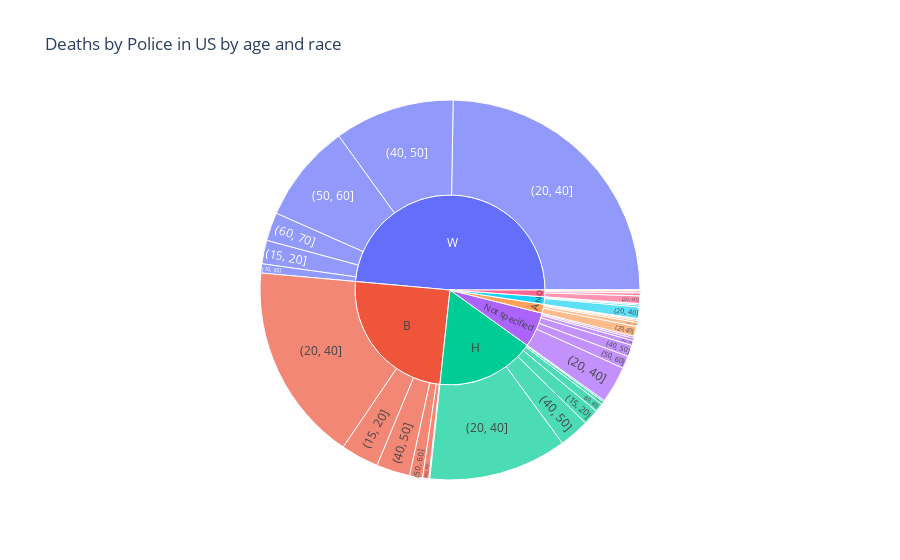

The notebook cell this image was saved under:
### Code cell
sun_chart = px.sunburst(deaths_race_age_new,
                        path=['race', 'age'],
                        values=deaths_race_age_new.id.values,
                        title='Deaths by Police in US by age and race',
                        labels={"values": "Number of deaths"})
sun_chart.show()

### Figure 1 — Plotly figure (JSON) as saved in the notebook; plotly's stock layout.template omitted (floating-point values rounded to 4 significant figures)
{"data": [{"branchvalues": "total", "domain": {"x": [0, 1], "y": [0, 1]}, "hovertemplate": "labels=%{label}<br>Number of deaths=%{value}<br>parent=%{parent}<br>id=%{id}<extra></extra>", "ids": ["A/(15, 20]", "B/(15, 20]", "H/(15, 20]", "N/(15, 20]", "Not specified/(15, 20]", "O/(15, 20]", "W/(15, 20]", "A/(20, 40]", "B/(20, 40]", "H/(20, 40]", "N/(20, 40]", "Not specified/(20, 40]", "O/(20, 40]", "W/(20, 40]", "A/(40, 50]", "B/(40, 50]", "H/(40, 50]", "N/(40, 50]", "Not specified/(40, 50]", "O/(40, 50]", "W/(40, 50]", "A/(50, 60]", "B/(50, 60]", "H/(50, 60]", "N/(50, 60]", "Not specified/(50, 60]", "O/(50, 60]", "W/(50, 60]", "A/(60, 70]", "B/(60, 70]", "H/(60, 70]", "N/(60, 70]", "Not specified/(60, 70]", "O/(60, 70]", "W/(60, 70]", "A/(70, 95]", "B/(70, 95]", "H/(70, 95]", "N/(70, 95]", "Not specified/(70, 95]", "O/(70, 95]", "W/(70, 95]", "A", "B", "H", "N", "Not specified", "O", "W"], "labels": ["(15, 20]", "(15, 20]", "(15, 20]", "(15, 20]", "(15, 20]", "(15, 20]", "(15, 20]", "(20, 40]", "(20, 40]", "(20, 40]", "(20, 40]", "(20, 40]", "(20, 40]", "(20, 40]", "(40, 50]", "(40, 50]", "(40, 50]", "(40, 50]", "(40, 50]", "(40, 50]", "(40, 50]", "(50, 60]", "(50, 60]", "(50, 60]", "(50, 60]", "(50, 60]", "(50, 60]", "(50, 60]", "(60, 70]", "(60, 70]", "(60, 70]", "(60, 70]", "(60, 70]", "(60, 70]", "(60, 70]", "(70, 95]", "(70, 95]", "(70, 95]", "(70, 95]", "(70, 95]", "(70, 95]", "(70, 95]", "A", "B", "H", "N", "Not specified", "O", "W"], "name": "", "parents": ["A", "B", "H", "N", "Not specified", "O", "W", "A", "B", "H", "N", "Not specified", "O", "W", "A", "B", "H", "N", "Not specified", "O", "W", "A", "B", "H", "N", "Not specified", "O", "W", "A", "B", "H", "N", "Not specified", "O", "W", "A", "B", "H", "N", "Not specified", "O", "W", "", "", "", "", "", "", ""], "type": "sunburst", "values": [3, 79, 33, 3, 4, 4, 49, 21, 414, 288, 24, 77, 16, 605, 8, 70, 63, 4, 24, 6, 250, 4, 27, 18, 0, 26, 2, 206, 1, 13, 6, 0, 10, 0, 59, 0, 2, 3, 0, 5, 0, 19, 37, 605, 411, 31, 146, 28, 1188]}], "layout": {"legend": {"tracegroupgap": 0}, "title": {"text": "Deaths by Police in US by age and race"}}}
